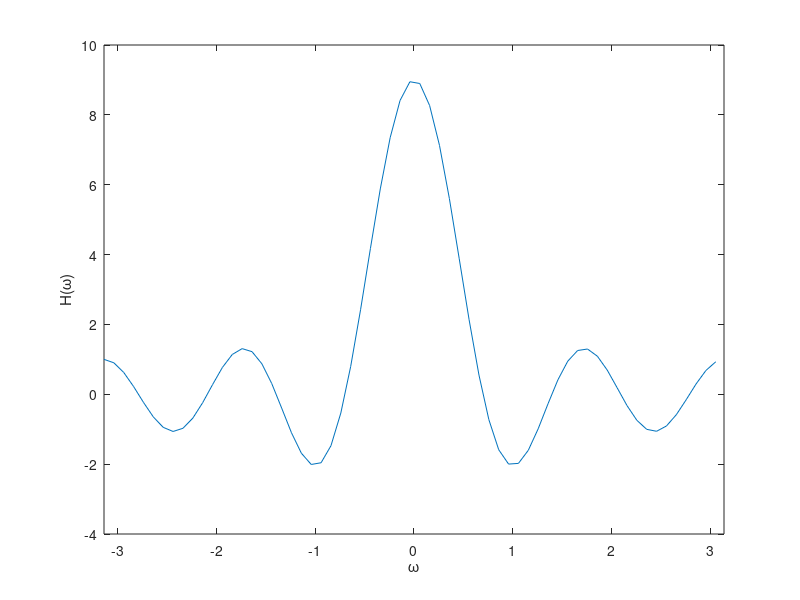
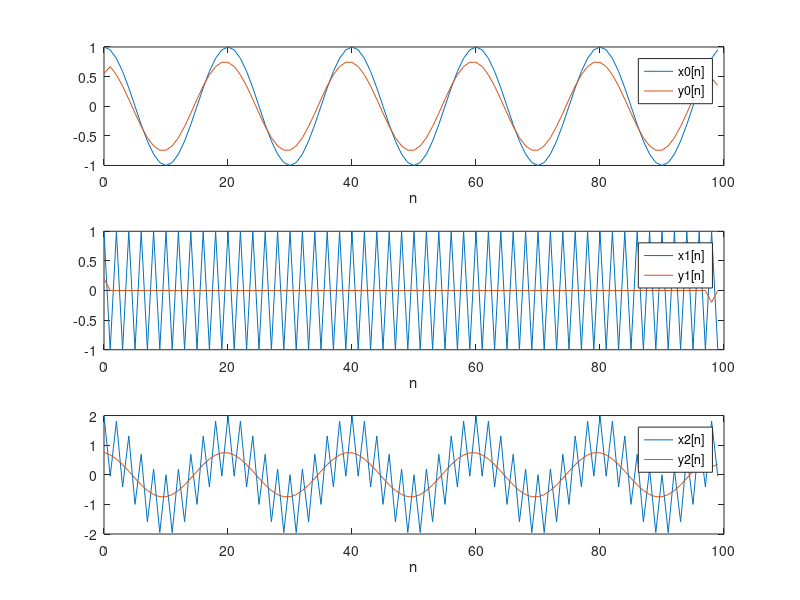
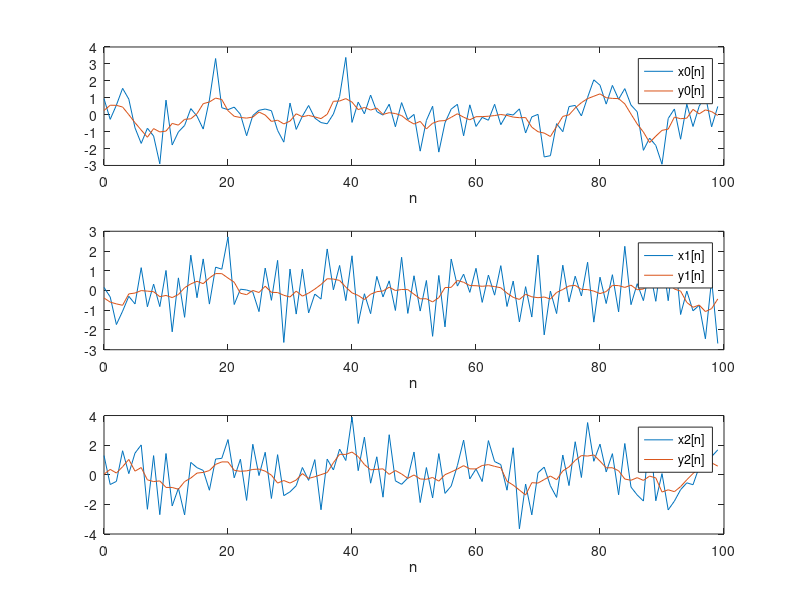
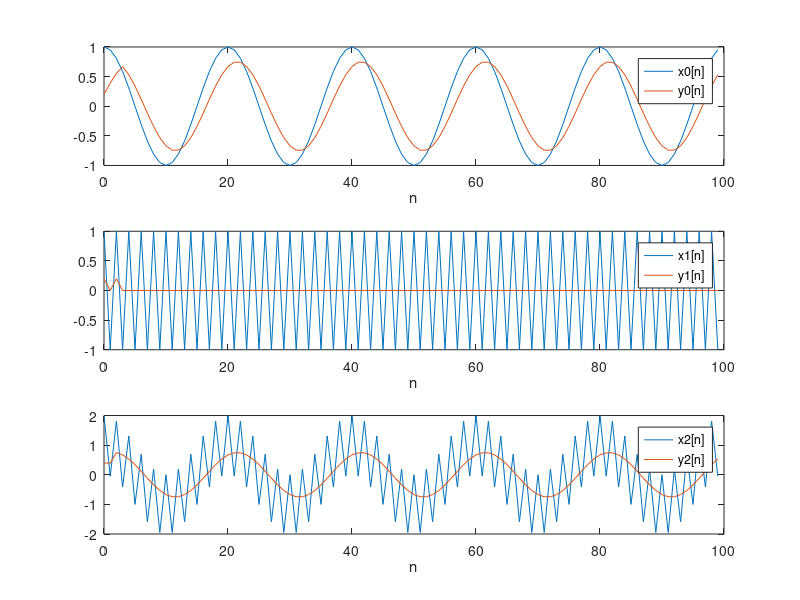

Write the MATLAB code that produced these figures, in order.
%% Exercise 1

M = 4;
w = -pi:0.1:pi;
H = (sin(w.*(M + 1/2)))./(sin(w./2));

close all;
figure(1)
plot(w, H);

xlim([-pi, pi])
xlabel('\omega');
ylabel('H(\omega)');

%% Exercise 2

% Generate 100 samples
n = 0:99;

h = (1/(M + 1))*ones(1, M);

x0 = cos(pi*n/10);
x1 = cos(pi*n);
x2 = x0 + x1;

y0 = conv(x0, h, 'same');
y1 = conv(x1, h, 'same');
y2 = conv(x2, h, 'same');

figure(2)

subplot(3, 1, 1)
plot(n, x0, n, y0);
legend('x0[n]', 'y0[n]');
xlabel('n');

subplot(3, 1, 2)
plot(n, x1, n, y1);
legend('x1[n]', 'y1[n]');
xlabel('n');

subplot(3, 1, 3)
plot(n, x2, n, y2);
legend('x2[n]', 'y2[n]');
xlabel('n');

%% Exercise 3

x0 = x0 + randn(size(n));
x1 = x1 + randn(size(n));
x2 = x2 + randn(size(n));

y0 = conv(x0, h, 'same');
y1 = conv(x1, h, 'same');
y2 = conv(x2, h, 'same');

figure(3)

subplot(3, 1, 1)
plot(n, x0, n, y0);
legend('x0[n]', 'y0[n]');
xlabel('n');

subplot(3, 1, 2)
plot(n, x1, n, y1);
legend('x1[n]', 'y1[n]');
xlabel('n');

subplot(3, 1, 3)
plot(n, x2, n, y2);
legend('x2[n]', 'y2[n]');
xlabel('n');

%% Exercise 4

x0 = cos(pi*n/10);
x1 = cos(pi*n);
x2 = x0 + x1;

y0 = filter(h, 1, x0);
y1 = filter(h, 1, x1);
y2 = filter(h, 1, x2);

figure(4)

subplot(3, 1, 1)
plot(n, x0, n, y0);
legend('x0[n]', 'y0[n]');
xlabel('n');

subplot(3, 1, 2)
plot(n, x1, n, y1);
legend('x1[n]', 'y1[n]');
xlabel('n');

subplot(3, 1, 3)
plot(n, x2, n, y2);
legend('x2[n]', 'y2[n]');
xlabel('n');

%% Exercise 5

x0 = x0 + randn(size(n));
x1 = x1 + randn(size(n));
x2 = x2 + randn(size(n));

y0 = filter(h, 1, x0);
y1 = filter(h, 1, x1);
y2 = filter(h, 1, x2);

figure(5)

subplot(3, 1, 1)
plot(n, x0, n, y0);
legend('x0[n]', 'y0[n]');
xlabel('n');

subplot(3, 1, 2)
plot(n, x1, n, y1);
legend('x1[n]', 'y1[n]');
xlabel('n');

subplot(3, 1, 3)
plot(n, x2, n, y2);
legend('x2[n]', 'y2[n]');
xlabel('n');

%% Exercise 6

H = 1 - exp(-i*w);

figure(6)
plot(w, abs(H));

xlim([-pi, pi])
xlabel('\omega');
ylabel('H(\omega)');

%% Exercise 7

% Increase the number of samples to 400
% to highlight the effect of the high-pass filter.
% We will observe that the filter
% removes the large-scale curvature of signals
% (i.e., low-frequency components),
% while retaining the small-scale fluctuations
% (i.e., high-frequency components).
n = 0:399;

% h[n] = {1 for n = 0}
%        {-1 for n = -1}
%        {0 otherwise}
h = [1, -1];

x0 = cos(pi*n/10);
x1 = cos(pi*n);
x2 = x0 + x1;

y0 = conv(x0, h, 'same');
y1 = conv(x1, h, 'same');
y2 = conv(x2, h, 'same');

figure(7)

subplot(3, 1, 1)
plot(n, x0, n, y0);
legend('x0[n]', 'y0[n]');
xlabel('n');

subplot(3, 1, 2)
plot(n, x1, n, y1);
legend('x1[n]', 'y1[n]');
xlabel('n');

subplot(3, 1, 3)
plot(n, x2, n, y2);
legend('x2[n]', 'y2[n]');
xlabel('n');

%% Exercise 8

x0 = x0 + randn(size(n));
x1 = x1 + randn(size(n));
x2 = x2 + randn(size(n));

y0 = conv(x0, h, 'same');
y1 = conv(x1, h, 'same');
y2 = conv(x2, h, 'same');

figure(8)

subplot(3, 1, 1)
plot(n, x0, n, y0);
legend('x0[n]', 'y0[n]');
xlabel('n');

subplot(3, 1, 2)
plot(n, x1, n, y1);
legend('x1[n]', 'y1[n]');
xlabel('n');

subplot(3, 1, 3)
plot(n, x2, n, y2);
legend('x2[n]', 'y2[n]');
xlabel('n');

%% Exercise 9

x0 = cos(pi*n/10);
x1 = cos(pi*n);
x2 = x0 + x1;

y0 = filter(h, 1, x0);
y1 = filter(h, 1, x1);
y2 = filter(h, 1, x2);

figure(9)

subplot(3, 1, 1)
plot(n, x0, n, y0);
legend('x0[n]', 'y0[n]');
xlabel('n');

subplot(3, 1, 2)
plot(n, x1, n, y1);
legend('x1[n]', 'y1[n]');
xlabel('n');

subplot(3, 1, 3)
plot(n, x2, n, y2);
legend('x2[n]', 'y2[n]');
xlabel('n');

%% Exercise 10

x0 = x0 + randn(size(n));
x1 = x1 + randn(size(n));
x2 = x2 + randn(size(n));

y0 = filter(h, 1, x0);
y1 = filter(h, 1, x1);
y2 = filter(h, 1, x2);

figure(10)

subplot(3, 1, 1)
plot(n, x0, n, y0);
legend('x0[n]', 'y0[n]');
xlabel('n');

subplot(3, 1, 2)
plot(n, x1, n, y1);
legend('x1[n]', 'y1[n]');
xlabel('n');

subplot(3, 1, 3)
plot(n, x2, n, y2);
legend('x2[n]', 'y2[n]');
xlabel('n');
